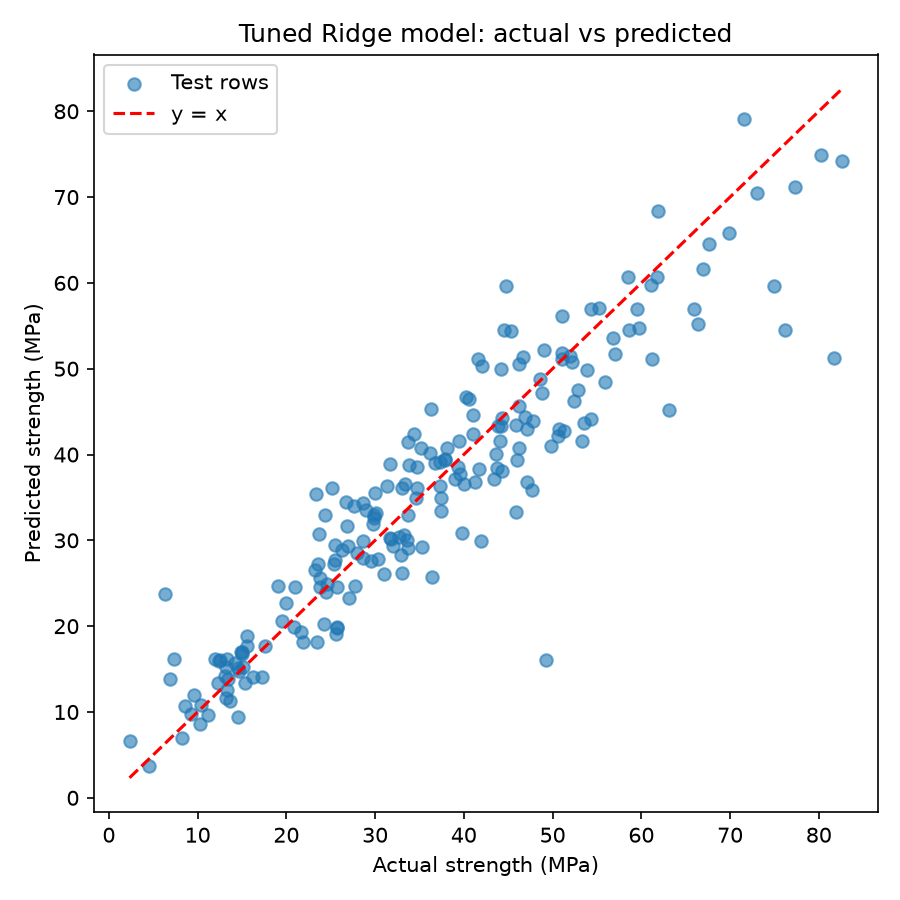

The script that saved this image:
# Task 3 - Tune a Concrete Strength Model
# Dataset: UCI Concrete Compressive Strength

import numpy as np
import pandas as pd
import matplotlib.pyplot as plt
from sklearn.linear_model import LinearRegression, Ridge
from sklearn.metrics import mean_absolute_error, mean_squared_error
from sklearn.model_selection import GridSearchCV, KFold, cross_val_score, train_test_split
from sklearn.pipeline import Pipeline
from sklearn.preprocessing import PolynomialFeatures, StandardScaler

concrete = pd.read_csv("concrete_strength.csv").drop_duplicates()
target = "Concrete compressive strength"
X = concrete.drop(columns=target)
y = concrete[target]
print("Rows after removing duplicates:", len(concrete))

# (a) Hold out 20% test set, then CV the linear baseline on training rows
X_train, X_test, y_train, y_test = train_test_split(
    X, y, test_size=0.20, random_state=42
)
print("Training rows:", len(X_train))
print("Test rows:", len(X_test))

folds = KFold(n_splits=5, shuffle=True, random_state=42)
scoring = "neg_root_mean_squared_error"

baseline_rmse = -cross_val_score(LinearRegression(), X_train, y_train, cv=folds, scoring=scoring)
print("Linear baseline fold RMSEs:", baseline_rmse.round(2))
print(f"Linear baseline mean CV RMSE: {baseline_rmse.mean():.2f} MPa")

# (b) Tune polynomial + scaling + Ridge on the same folds
ridge_model = Pipeline([
    ("poly", PolynomialFeatures(include_bias=False)),
    ("scale", StandardScaler()),
    ("ridge", Ridge()),
])
grid = {
    "poly__degree": [1, 2, 3],
    "ridge__alpha": [0.01, 0.1, 1, 10, 100],
}
search = GridSearchCV(ridge_model, grid, cv=folds, scoring=scoring, refit=True)
search.fit(X_train, y_train)

results = pd.DataFrame(search.cv_results_)
top3 = results.sort_values("rank_test_score").head(3)
print("\nTop 3 settings:")
for _, row in top3.iterrows():
    print(f"  Rank {row['rank_test_score']}: degree={row['param_poly__degree']}, "
          f"alpha={row['param_ridge__alpha']}, mean CV RMSE={-row['mean_test_score']:.2f} MPa")

print("Best parameters:", search.best_params_)
print(f"Best mean CV RMSE: {-search.best_score_:.2f} MPa")

# (c) Test the refitted winner on the held-out rows
test_predictions = search.predict(X_test)
test_rmse = np.sqrt(mean_squared_error(y_test, test_predictions))
test_mae = mean_absolute_error(y_test, test_predictions)
print(f"\nTest RMSE: {test_rmse:.2f} MPa")
print(f"Test MAE: {test_mae:.2f} MPa")

plt.figure(figsize=(6, 6))
plt.scatter(y_test, test_predictions, alpha=0.6, label="Test rows")
low = min(y_test.min(), test_predictions.min())
high = max(y_test.max(), test_predictions.max())
plt.plot([low, high], [low, high], color="red", linestyle="--", label="y = x")
plt.xlabel("Actual strength (MPa)")
plt.ylabel("Predicted strength (MPa)")
plt.title("Tuned Ridge model: actual vs predicted")
plt.legend()
plt.tight_layout()
plt.savefig("task3_concrete.png", dpi=150)
print("Saved task3_concrete.png")

# (d) Comparison and one interaction term
improvement = baseline_rmse.mean() - (-search.best_score_)
print(f"\nTuned model lowers mean CV RMSE by {improvement:.2f} MPa compared with the baseline.")
poly_names = PolynomialFeatures(degree=2, include_bias=False).fit(X_train).get_feature_names_out()
print("Example degree-2 interaction term:", poly_names[list(poly_names).index("Cement Water")])
